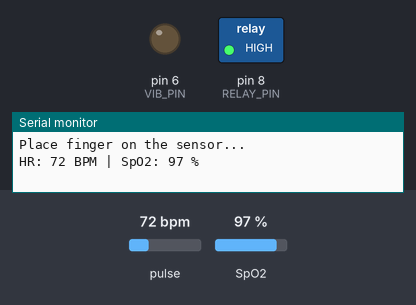
This sketch was run on a simulated Arduino Uno, built with avr-gcc and run on an emulated ATmega328P. Shown: switched loads named in the sketch (green lamp = pin HIGH), output pins drawn as LEDs (lit = HIGH), the last lines printed to the serial monitor. The test bench sets the inputs (shaded band); at power-on: pulse 72 bpm, SpO2 97 %.

Above: at 5.3 s.
5.4 s: pulse set to 99 bpm
7.3 s: pulse set to 103 bpm
At 9.7 s:
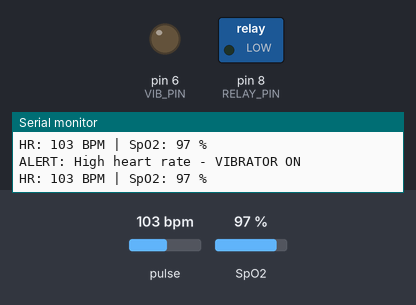
10.1 s: pulse set to 42 bpm
At 10.8 s:
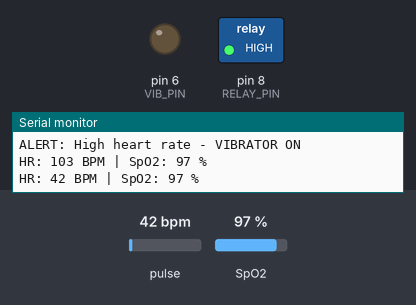
11.6 s: SpO2 set to 93 %
At 14.39 s:
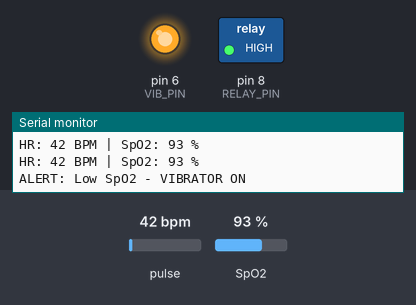
15.6 s: pulse set to 100 bpm
At 20.4 s:
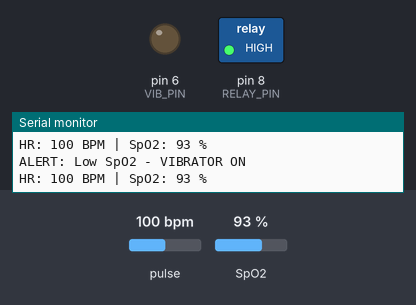
Timing chart, 0 to 20.6 s (numbered marks = the images above; inputs shaded):
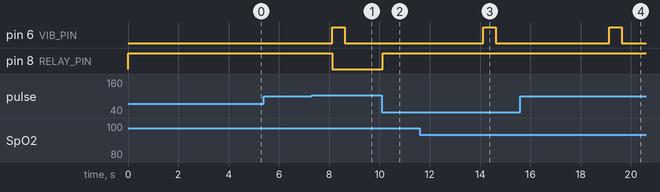

The sketch:

spoooo2.ino
```cpp
/*
  spoooo2.ino  -  Maternity Care System (Health-IoT wearable)
  -----------------------------------------------------------
  Reads heart rate and blood-oxygen saturation (SpO2) from the MAX30102
  sensor over I2C, sends the values to the serial monitor and to a phone
  over the HC-05 Bluetooth module, and raises alerts (coin vibration motor
  + 12V relay) when readings are abnormal.

  Board   : Arduino Uno
  Library : "SparkFun MAX3010x Pulse and Proximity Sensor Library"
            (Arduino IDE -> Sketch -> Include Library -> Manage Libraries)
  Pins    : MAX30102  SDA -> A4, SCL -> A5, VIN -> 5V, GND -> GND
            HC-05 TX -> D2 (Arduino RX),  HC-05 RX <- D3 (Arduino TX)
            Vibration motor (via NPN transistor, 1k on base) -> D6
            Relay module IN -> D8

  NOTE: SpO2 from this sensor is a prototype-grade estimate.
        This is NOT a certified medical device.
*/

#include <Wire.h>
#include <SoftwareSerial.h>
#include "MAX30105.h"          // the MAX30102 uses the MAX30105 driver
#include "spo2_algorithm.h"

// ---------------- Pins ----------------
const uint8_t BT_RX_PIN = 2;   // Arduino RX  <- HC-05 TX
const uint8_t BT_TX_PIN = 3;   // Arduino TX  -> HC-05 RX (use a voltage divider, HC-05 RX is 3.3V)
const uint8_t VIB_PIN   = 6;
const uint8_t RELAY_PIN = 8;

// Most cheap relay modules switch ON when the pin is LOW. If yours clicks
// the wrong way round, change this to false.
const bool RELAY_ACTIVE_LOW = true;

// ---------------- Safe range & timing ----------------
const int HR_HIGH       = 100;   // BPM above this  -> alert + relay
const int HR_LOW        = 40;    // BPM below this  -> alert
const int SPO2_LOW      = 95;    // SpO2 below this -> vibration alert
const int SPO2_CRITICAL = 90;    // SpO2 below this -> relay as well
const unsigned long ALERT_INTERVAL_MS = 5000;   // cooldown between alerts
const unsigned long VIBRATION_MS      = 500;
const uint32_t FINGER_IR_MIN          = 20000;  // IR value below this = no finger (tune if needed)

MAX30105 particleSensor;
SoftwareSerial bt(BT_RX_PIN, BT_TX_PIN);

#define BUFFER_LEN 100
#if defined(__AVR_ATmega328P__) || defined(__AVR_ATmega168__)
  uint16_t irBuffer[BUFFER_LEN];    // Uno has only 2 KB RAM, so 16-bit buffers
  uint16_t redBuffer[BUFFER_LEN];
#else
  uint32_t irBuffer[BUFFER_LEN];
  uint32_t redBuffer[BUFFER_LEN];
#endif

int32_t spo2;
int8_t  validSPO2;
int32_t heartRate;
int8_t  validHeartRate;

unsigned long lastAlert = 0, vibUntil = 0;

// ---------------- Print to Serial Monitor AND Bluetooth ----------------
void out(const __FlashStringHelper* s)   { Serial.print(s);   bt.print(s); }
void outln(const __FlashStringHelper* s) { Serial.println(s); bt.println(s); }
void out(int v)                          { Serial.print(v);   bt.print(v); }
void outln(int v)                        { Serial.println(v); bt.println(v); }

// ---------------- Outputs ----------------
void setRelay(bool on) {
  digitalWrite(RELAY_PIN, (on != RELAY_ACTIVE_LOW) ? HIGH : LOW);
}

void serviceVibration() {
  if (vibUntil != 0 && millis() >= vibUntil) {
    digitalWrite(VIB_PIN, LOW);
    vibUntil = 0;
  }
}

void checkAlerts(int bpm, int spo2Val) {
  bool hrHigh  = (bpm > HR_HIGH);
  bool hrLow   = (bpm < HR_LOW);
  bool spo2Low = (spo2Val < SPO2_LOW);
  bool critical = hrHigh || (spo2Val < SPO2_CRITICAL);

  setRelay(critical);

  unsigned long now = millis();
  if ((hrHigh || hrLow || spo2Low) && (now - lastAlert >= ALERT_INTERVAL_MS)) {
    lastAlert = now;
    digitalWrite(VIB_PIN, HIGH);
    vibUntil = now + VIBRATION_MS;
    if (hrHigh)       outln(F("ALERT: High heart rate - VIBRATOR ON"));
    else if (hrLow)   outln(F("ALERT: Low heart rate - VIBRATOR ON"));
    else              outln(F("ALERT: Low SpO2 - VIBRATOR ON"));
  }
}

// ---------------- Sampling ----------------
void readSample(uint8_t i) {
  while (!particleSensor.available()) {
    particleSensor.check();
    serviceVibration();                         // keep the motor timing accurate while waiting
  }
  redBuffer[i] = particleSensor.getRed();
  irBuffer[i]  = particleSensor.getIR();
  particleSensor.nextSample();
}

void handleReading() {
  bool finger = (irBuffer[BUFFER_LEN - 1] > FINGER_IR_MIN);
  if (!finger) {
    setRelay(false);
    outln(F("No reading - place finger on sensor"));
    return;
  }

  if (validHeartRate && validSPO2 &&
      heartRate > 20 && heartRate < 255 && spo2 > 50 && spo2 <= 100) {
    out(F("HR: "));   out((int)heartRate);
    out(F(" BPM | SpO2: ")); out((int)spo2);
    outln(F(" %"));
    checkAlerts((int)heartRate, (int)spo2);
  } else {
    outln(F("Measuring... keep finger still"));
  }
}

// ---------------- Arduino entry points ----------------
void setup() {
  pinMode(VIB_PIN, OUTPUT);
  pinMode(RELAY_PIN, OUTPUT);
  digitalWrite(VIB_PIN, LOW);
  setRelay(false);

  Serial.begin(9600);
  bt.begin(9600);                               // HC-05 default data baud rate
  outln(F("Maternity Care System - SpO2 & Heart Rate Monitor"));

  if (!particleSensor.begin(Wire, I2C_SPEED_FAST)) {
    outln(F("MAX30102 not found. Check wiring (SDA->A4, SCL->A5, 5V, GND)."));
    while (1);
  }

  // Sensor settings (SparkFun's recommended values for SpO2)
  byte ledBrightness = 60;    // 0-255
  byte sampleAverage = 4;
  byte ledMode       = 2;     // Red + IR
  int  sampleRate    = 100;
  int  pulseWidth    = 411;
  int  adcRange      = 4096;
  particleSensor.setup(ledBrightness, sampleAverage, ledMode, sampleRate, pulseWidth, adcRange);

  outln(F("Place finger on the sensor..."));

  // Fill the first 100 samples
  for (uint8_t i = 0; i < BUFFER_LEN; i++) readSample(i);
  maxim_heart_rate_and_oxygen_saturation(irBuffer, BUFFER_LEN, redBuffer,
                                         &spo2, &validSPO2, &heartRate, &validHeartRate);
}

void loop() {
  // Keep the newest 75 samples, drop the oldest 25
  for (uint8_t i = 25; i < BUFFER_LEN; i++) {
    redBuffer[i - 25] = redBuffer[i];
    irBuffer[i - 25]  = irBuffer[i];
  }
  // Take 25 new samples (about 1 second of data)
  for (uint8_t i = 75; i < BUFFER_LEN; i++) readSample(i);

  maxim_heart_rate_and_oxygen_saturation(irBuffer, BUFFER_LEN, redBuffer,
                                         &spo2, &validSPO2, &heartRate, &validHeartRate);
  handleReading();
  serviceVibration();
}
```

Measured:
- the behaviour switches between 100 and 101 bpm on pulse (found by bisection; images 0 and 1)
- the behaviour switches between 95 and 94 % on SpO2 (found by bisection; images 2 and 3)
- after the input at 7.3 s, pin 6 (VIB_PIN): LOW → HIGH after 0.83 s, → LOW 0.50 s later; pin 8 (RELAY_PIN): HIGH → LOW after 0.83 s
- after the input at 10.1 s, pin 8 (RELAY_PIN): LOW → HIGH at once
- after the input at 11.6 s, pin 6 (VIB_PIN): LOW → HIGH after 2.5 s, → LOW 0.50 s later
- after the input at 15.6 s, pin 6 (VIB_PIN): LOW → HIGH after 3.5 s instead of 4.5 s
